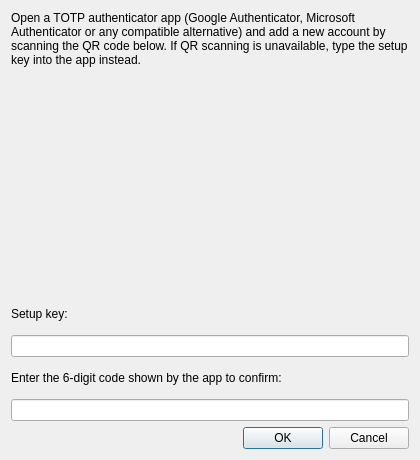
<?xml version="1.0" encoding="UTF-8"?>
<ui version="4.0">
 <class>TwoFactorEnrollDialog</class>
 <widget class="QDialog" name="TwoFactorEnrollDialog">
  <property name="geometry">
   <rect>
    <x>0</x>
    <y>0</y>
    <width>420</width>
    <height>460</height>
   </rect>
  </property>
  <property name="windowTitle">
   <string>Enable Two-Factor Authentication</string>
  </property>
  <layout class="QVBoxLayout" name="verticalLayout">
   <item>
    <widget class="QLabel" name="label_intro">
     <property name="text">
      <string>Open a TOTP authenticator app (Google Authenticator, Microsoft Authenticator or any compatible alternative) and add a new account by scanning the QR code below. If QR scanning is unavailable, type the setup key into the app instead.</string>
     </property>
     <property name="wordWrap">
      <bool>true</bool>
     </property>
    </widget>
   </item>
   <item>
    <widget class="QLabel" name="label_qr">
     <property name="alignment">
      <set>Qt::AlignCenter</set>
     </property>
     <property name="minimumSize">
      <size>
       <width>220</width>
       <height>220</height>
      </size>
     </property>
    </widget>
   </item>
   <item>
    <widget class="QLabel" name="label_secret_caption">
     <property name="text">
      <string>Setup key:</string>
     </property>
    </widget>
   </item>
   <item>
    <widget class="QLineEdit" name="edit_secret">
     <property name="readOnly">
      <bool>true</bool>
     </property>
     <property name="font">
      <font>
       <family>Courier New</family>
      </font>
     </property>
    </widget>
   </item>
   <item>
    <widget class="QLabel" name="label_code_caption">
     <property name="text">
      <string>Enter the 6-digit code shown by the app to confirm:</string>
     </property>
     <property name="wordWrap">
      <bool>true</bool>
     </property>
    </widget>
   </item>
   <item>
    <widget class="QLineEdit" name="edit_code">
     <property name="maxLength">
      <number>6</number>
     </property>
     <property name="alignment">
      <set>Qt::AlignCenter</set>
     </property>
    </widget>
   </item>
   <item>
    <widget class="DialogButtonBox" name="buttonbox">
     <property name="standardButtons">
      <set>QDialogButtonBox::StandardButton::Cancel|QDialogButtonBox::StandardButton::Ok</set>
     </property>
    </widget>
   </item>
  </layout>
 </widget>
 <customwidgets>
  <customwidget>
   <class>DialogButtonBox</class>
   <extends>QDialogButtonBox</extends>
   <header>common/ui/dialog_button_box.h</header>
  </customwidget>
 </customwidgets>
 <resources/>
 <connections/>
</ui>
